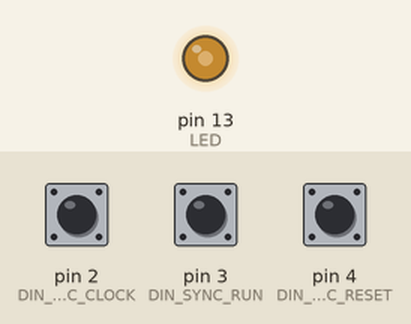
The sketch below on a simulated Arduino Uno, built with avr-gcc and run on an emulated ATmega328P. On the bench: output pins drawn as LEDs (lit = HIGH). The test bench sets the inputs (shaded band); at power-on: pin 4 (DIN_SYNC_RESET) HIGH, pin 3 (DIN_SYNC_RUN) HIGH, pin 2 (DIN_SYNC_CLOCK) HIGH.

Above: at 1.2 s.
1.3 s: pin 4 (DIN_SYNC_RESET) pulled LOW for 0.15 s
At 1.42 s:
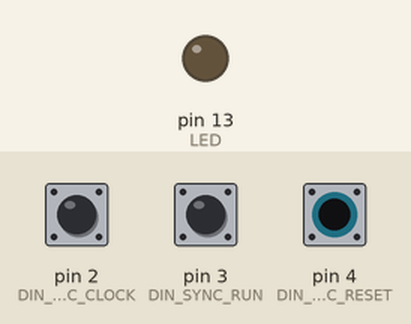
2.9 s: pin 3 (DIN_SYNC_RUN) pulled LOW for 0.15 s
At 4.1 s:
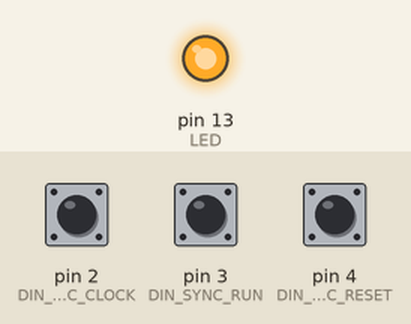
4.5 s: pin 4 (DIN_SYNC_RESET) pulled LOW for 1 s
At 5.1 s:
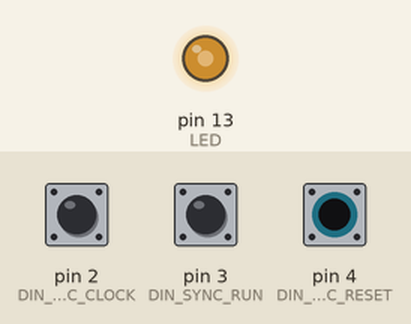
7.0 s: pin 2 (DIN_SYNC_CLOCK) pulled LOW for 0.15 s
At 8.2 s:
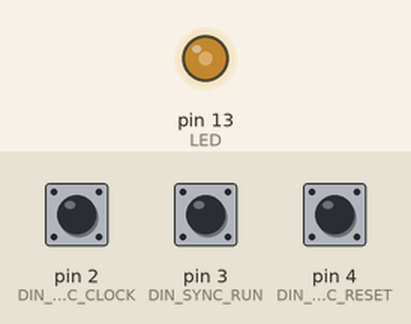
8.6 s: pin 3 (DIN_SYNC_RUN) pulled LOW for 1 s
At 9.8 s:
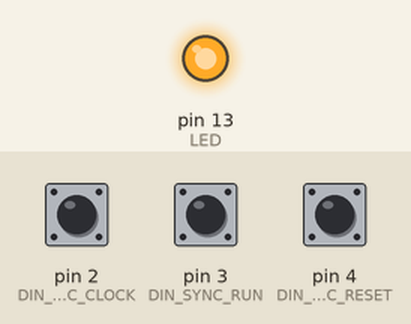
11.1 s: pin 2 (DIN_SYNC_CLOCK) pulled LOW for 1 s
At 12.6 s:
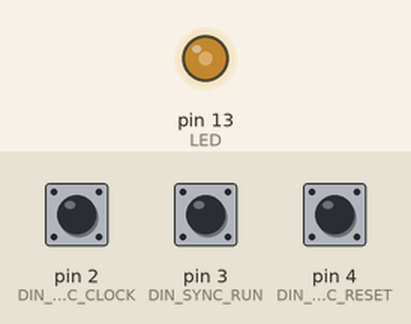
Timing chart, 0 to 14.1 s (numbered marks = the images above; inputs shaded):
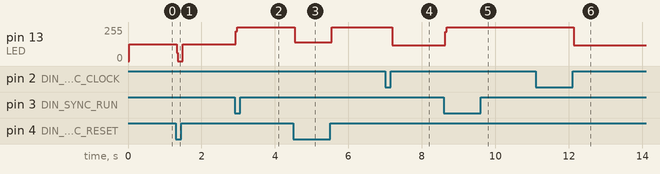

The sketch:

sync24.ino
```cpp
/*
 * Simple Sync24 / Dinsync / DIN24 input sync to half notes, quarter note, 8th, 16th, 32th note outputs.
 *
 */

//Sync24 inputs
#define DIN_SYNC_CLOCK 2
#define DIN_SYNC_RUN 3
#define DIN_SYNC_RESET 4 //maybe leave out because of pins or not needed?

//trigger outs
#define TRIG_OUT_16 8
#define TRIG_OUT_8 9
#define TRIG_OUT_4 10
#define TRIG_OUT_2 11

#define LED 13

int runState = 0;
int lastRunState = 0;
int clockState = 0;
int lastClockState = 0;
int clockCount = 0;
int resetState = 0;

void setup() {
  // initialize the Sync24 input:
  pinMode(DIN_SYNC_CLOCK, INPUT_PULLUP);
  pinMode(DIN_SYNC_RUN, INPUT_PULLUP);
  pinMode(DIN_SYNC_RESET, INPUT_PULLUP);
  pinMode(LED, OUTPUT);
  //add other pins
}

void loop() {
  // put your main code here, to run repeatedly:
  runState = digitalRead(DIN_SYNC_RUN);
  clockState = digitalRead(DIN_SYNC_CLOCK);
  resetState = digitalRead(DIN_SYNC_RESET);
  if (resetState == HIGH) { digitalWrite(LED, HIGH); } else {digitalWrite(LED, LOW);}


  //if the runState changes, and the runState is LOW, the reset the counter. Put it after the clockState to get the first beat.
    if(runState != lastRunState) {
      if (runState == LOW) {
        clockCount = 0;
        digitalWrite(LED, HIGH);
      }
    }

  //Run below for as long as the RUN pin is high.
  if (runState ==HIGH) {

    //if the clockState changes, then add a pulse to the count.
    if(clockState != lastClockState) {
      if (clockState == HIGH) {
        clockCount++;
      }
    }

    //add if 0 to everyone, and remove 48 eller resett
    //32th note
    if (clockCount == 0 || clockCount == 3 || clockCount == 6 || clockCount == 9 || clockCount == 12 || clockCount == 15 || clockCount == 18 || clockCount == 21 || clockCount == 24 || clockCount == 27 || clockCount == 30 || clockCount == 33 || clockCount == 36 || clockCount == 39 || clockCount == 42 || clockCount == 45 || clockCount == 48) {
      //digitalWrite(TRIG_OUT_32, HIGH);
    } else {
      //digitalWrite(TRIG_OUT_32, LOW);
    }
    //16th notes
    if (clockCount == 0 || clockCount == 6 || clockCount == 12 || clockCount == 18 || clockCount == 24 || clockCount == 30 || clockCount == 36 || clockCount == 42 || clockCount == 48) {
      digitalWrite(TRIG_OUT_16, HIGH);
    } else {
      digitalWrite(TRIG_OUT_16, LOW);
    }
    //8th notes
    if (clockCount == 0 || clockCount == 12 || clockCount == 24 || clockCount == 36 || clockCount == 48) {
      digitalWrite(TRIG_OUT_8, HIGH);
    } else {
      digitalWrite(TRIG_OUT_8, LOW);
    }
    //Quarter note
    if (clockCount == 0 || clockCount == 24) {
      digitalWrite(TRIG_OUT_4, HIGH);
      digitalWrite(LED, HIGH);
    } else {
      digitalWrite(TRIG_OUT_4, LOW);
      digitalWrite(LED, LOW);
    }
    //Half notes
    if (clockCount == 0 || clockCount == 48) { //actually just 0
      digitalWrite(TRIG_OUT_2, HIGH);
    } else {
      digitalWrite(TRIG_OUT_2, LOW);
    }
    if (clockCount == 48) { //24 or 48 Reset
      clockCount = 0;
    }

    // save the current state as the last state, for next time through the loop
    lastClockState = clockState;
    lastRunState = runState;
  }
}
```

Measured:
- after the input at 1.3 s, pin 13 (LED): 125/255 → 0/255 at once, → 125/255 0.17 s later
- after the input at 2.9 s, pin 13 (LED): 125/255 → 255/255 at once
- after the input at 4.5 s, pin 13 (LED): 255/255 → 142/255 at once, → 255/255 1.0 s later
- after the input at 7.0 s, pin 13 (LED): 255/255 → 119/255 after 0.19 s
- after the input at 8.6 s, pin 13 (LED): 119/255 → 255/255 at once
- after the input at 11.1 s, pin 13 (LED): 255/255 → 119/255 after 1.0 s
